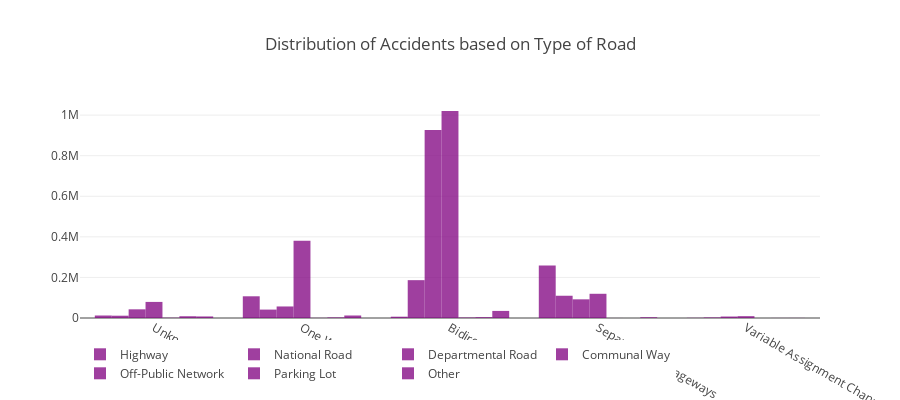

Notebook code for this chart:
### Code cell
#les genres des routes ou il avaient plus d'accidents 
#On constate que sur les routes départementales et les routes communales y avaient plus des accidents que sur les autouroutes 
keydict = {1:'Highway', 2:'National Road', 3:'Departmental Road', 4:'Communal Way', 5:'Off-Public Network', 6:'Parking Lot', 9:'Other'}
roadtype = accidents[['catr','circ']]
traces = []
for key, grp in roadtype.groupby(roadtype.catr):
    aggregated = grp.circ.value_counts().sort_index()
    x_values = aggregated.index.tolist()
    y_values = aggregated.values.tolist()
    x1,y1 = x_values, y_values
    x1 = ['Unknown','One Way', 'Bidirectional', 'Separated Carriageways', 'Variable Assignment Channels']


    

#x1, y1 = create_stack_bar_data('jour', accidents)
    trace1 = go.Bar(x=x1, y=y1, opacity=0.75, name = keydict[key], 
                        marker = dict(color = 'purple'))
    layout = dict(height=400, title='Distribution of Accidents based on Type of Road', legend=dict(orientation="h"));
    traces.append(trace1)
fig = go.Figure(data= traces, layout=layout)
iplot(fig)

### Figure 1 — Plotly figure (JSON) as saved in the notebook; plotly's stock layout.template omitted (floating-point values rounded to 4 significant figures)
{"data": [{"marker": {"color": "purple"}, "name": "Highway", "opacity": 0.75, "type": "bar", "uid": "99658a68-9e1f-4616-8707-f0d6985f6ff9", "x": ["Unknown", "One Way", "Bidirectional", "Separated Carriageways", "Variable Assignment Channels"], "y": [12345, 107025, 6433, 258226, 847]}, {"marker": {"color": "purple"}, "name": "National Road", "opacity": 0.75, "type": "bar", "uid": "24e029c4-f284-48e8-8b7f-63bd95ee82d5", "x": ["Unknown", "One Way", "Bidirectional", "Separated Carriageways", "Variable Assignment Channels"], "y": [11326, 41446, 186523, 109702, 2708]}, {"marker": {"color": "purple"}, "name": "Departmental Road", "opacity": 0.75, "type": "bar", "uid": "1274cd8b-d053-4527-ba3f-d09bd496d86b", "x": ["Unknown", "One Way", "Bidirectional", "Separated Carriageways", "Variable Assignment Channels"], "y": [42786, 56871, 926625, 92038, 7290]}, {"marker": {"color": "purple"}, "name": "Communal Way", "opacity": 0.75, "type": "bar", "uid": "d2ef6167-0bfd-467e-b98b-91f4d45e1e7b", "x": ["Unknown", "One Way", "Bidirectional", "Separated Carriageways", "Variable Assignment Channels"], "y": [79318, 380176, 1020745, 119366, 9086]}, {"marker": {"color": "purple"}, "name": "Off-Public Network", "opacity": 0.75, "type": "bar", "uid": "219ba70b-0cc8-481c-b41b-25e6163a9f2d", "x": ["Unknown", "One Way", "Bidirectional", "Separated Carriageways", "Variable Assignment Channels"], "y": [1314, 717, 2425, 204, 69]}, {"marker": {"color": "purple"}, "name": "Parking Lot", "opacity": 0.75, "type": "bar", "uid": "ee7b0d61-04d1-42a6-8b75-a8b43dccaa77", "x": ["Unknown", "One Way", "Bidirectional", "Separated Carriageways", "Variable Assignment Channels"], "y": [8674, 2883, 4032, 133, 351]}, {"marker": {"color": "purple"}, "name": "Other", "opacity": 0.75, "type": "bar", "uid": "31b892c4-ba73-4071-a3f4-72544490e913", "x": ["Unknown", "One Way", "Bidirectional", "Separated Carriageways", "Variable Assignment Channels"], "y": [7683, 12378, 34889, 3646, 451]}], "layout": {"height": 400, "legend": {"orientation": "h"}, "title": {"text": "Distribution of Accidents based on Type of Road"}}}
